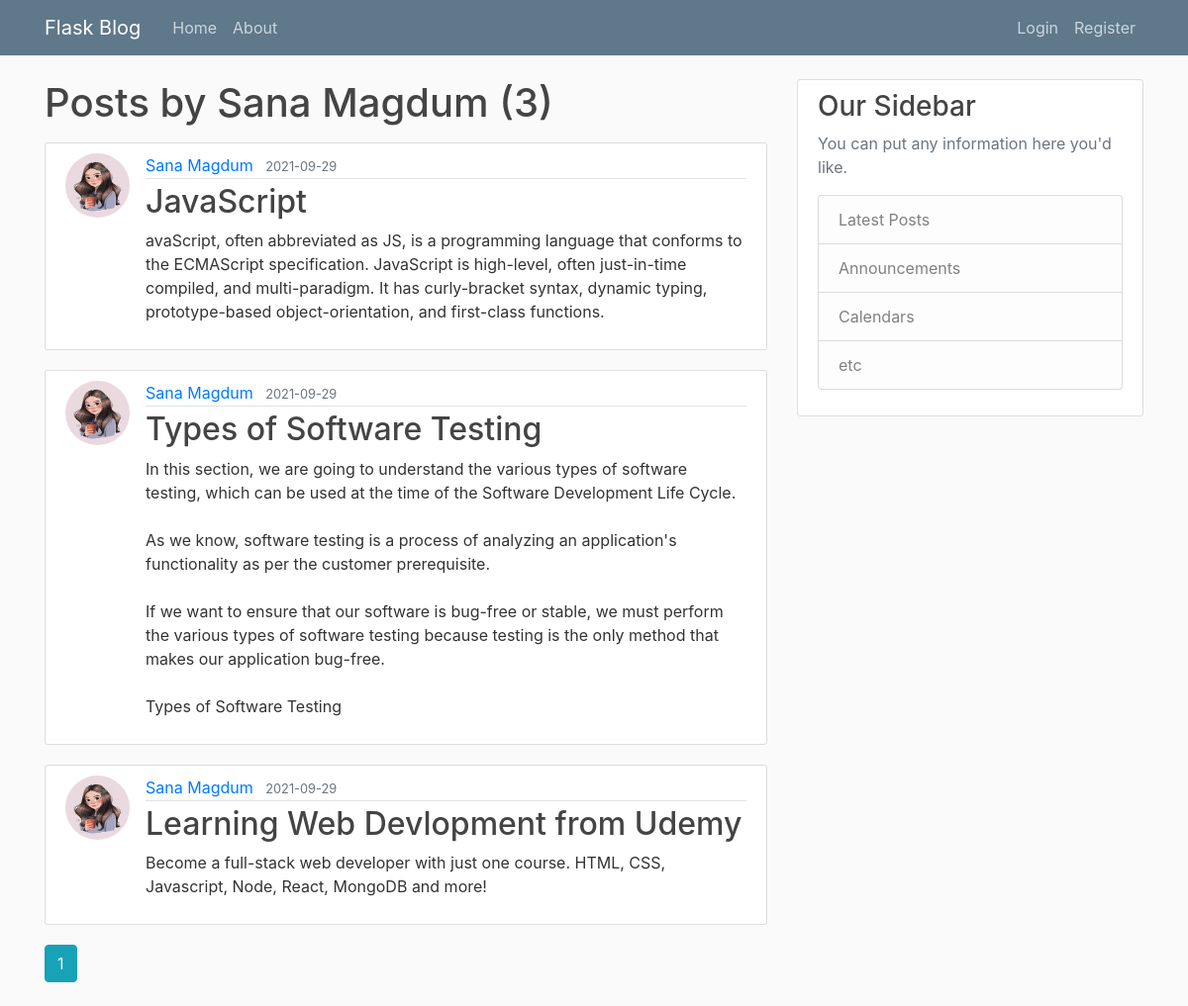
Before: /user/Sana Magdum with the older database file.
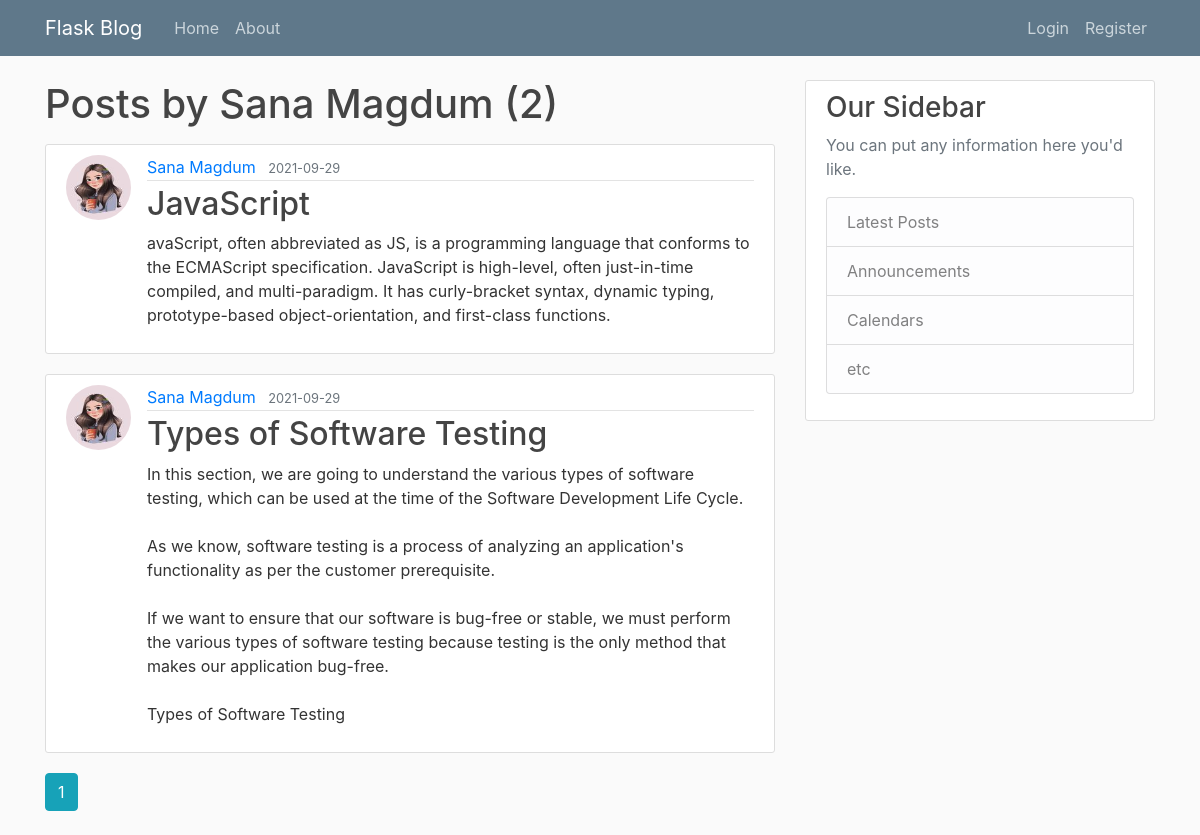
After: the same page with the newer database file.
### FMagdum/models.py (models this page shows, shortened)
class Post(db.Model):
    id = db.Column(db.Integer, primary_key=True)
    title = db.Column(db.String(100),nullable=False)
    date_posted = db.Column(db.DateTime, nullable=False, default=datetime.utcnow)
    content = db.Column(db.Text, nullable=False)
    user_id = db.Column(db.Integer, db.ForeignKey('user.id'), nullable=False)

class User(db.Model, UserMixin):
    id = db.Column(db.Integer, primary_key=True)
    username = db.Column(db.String(20), unique=True, nullable=False)
    email = db.Column(db.String(120), unique=True, nullable=False)
    image_file = db.Column(db.String(20), nullable=False, default='default.jpg')
    password = db.Column(db.String(60), nullable=False)
    posts = db.relationship('Post', backref='author', lazy=True)

### FMagdum/users/routes.py (the view)
@users.route("/user/<string:username>")
def user_posts(username):
    page = request.args.get('page', 1, type=int)
    user = User.query.filter_by(username=username).first_or_404()
    posts = Post.query.filter_by(author=user)\
        .order_by(Post.date_posted.desc())\
        .paginate(page=page,per_page=3)
    return render_template('user_posts.html', posts=posts, user=user, legend='Create New Post')

### FMagdum/templates/user_posts.html
{%extends "layout.html"%}
{%block content%}
    <h1 class="mb-3">
        Posts by {{user.username}} ({{posts.total}})
    </h1>
    {% for post in posts.items %}
        <article class="media content-section">
            <img class="rounded-circle article-img" src="{{url_for('static', filename='profile_pics/' + post.author.image_file)}}">
            <div class="media-body">
            <div class="article-metadata">
                <a class="mr-2" href="{{url_for('users.user_posts', username=post.author.username)}}">{{ post.author.username }}</a>
                <small class="text-muted">{{ post.date_posted.strftime('%Y-%m-%d') }}</small>
            </div>
            <h2><a class="article-title" href="{{url_for('posts.post', post_id=post.id)}}">{{ post.title }}</a></h2>
            <p class="article-content">{{ post.content }}</p>
            </div>
        </article>
    {%endfor%}
    {% for page_num in posts.iter_pages(left_edge=1, right_edge=1, left_current=1, right_current=2) %}
        {% if page_num %}
            {% if posts.page == page_num %}
                <a class="btn btn-info mb-4" href="{{url_for('users.user_posts', username=user.username, page=page_num)}}"> {{ page_num }} </a>
            {% else %}
            <a class="btn btn-outline-info mb-4" href="{{url_for('users.user_posts', username=user.username, page=page_num)}}"> {{ page_num }} </a>
            {% endif %}
        {% else %}
            ...
        {% endif %}
    {% endfor %}
{%endblock content%}

Changed rows visible on the page:
removed Post: image_file (picture), author.username "Sana Magdum", date_posted "2021-09-29", title "Learning Web Devlopment from Udemy", content "Become a full-stack web developer with just one course. HTML, CSS, Javascript, Node, React, MongoDB and more!"
Other visible differences:
{{ posts.total }}: "3" → "2"
